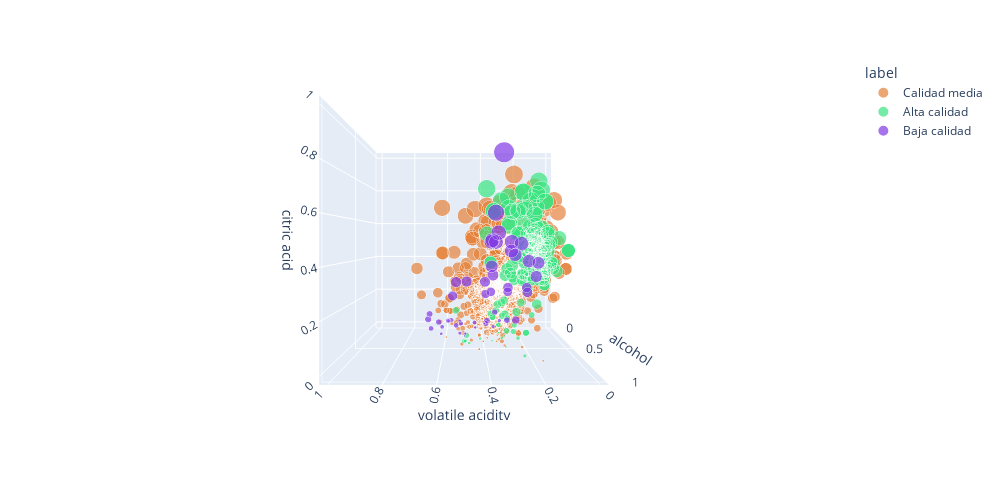

Source (notebook cell):
### Code cell
import plotly.express as px
 %reload_ext autoreload
%autoreload 2

fig = px.scatter_3d(normalized_data, x = "alcohol", y = "citric acid", z = "volatile acidity", color = "label", width = 1000, height = 500,
                    size = normalized_data["citric acid"].abs(), color_discrete_sequence=["#E58139", "#39E581", "#8139E5"])
camera = dict(
    up = dict(x = 1, y = 3.5, z = 0),
    eye = dict(x = 2, y = 0, z = 0)
)

fig.update_layout(scene_camera = camera)
fig.show()

### Figure 1 — Plotly figure (JSON) as saved in the notebook; plotly's stock layout.template omitted (floating-point values rounded to 4 significant figures; data arrays with more than 128 entries replaced by an {"elided": "..."} marker saying what was removed)
{"data": [{"hovertemplate": "label=Calidad media<br>alcohol=%{x}<br>citric acid=%{marker.size}<br>volatile acidity=%{z}<extra></extra>", "legendgroup": "Calidad media", "marker": {"color": "#E58139", "size": {"elided": "1319 float values"}, "sizemode": "area", "sizeref": 0.0025, "symbol": "circle"}, "mode": "markers", "name": "Calidad media", "scene": "scene", "showlegend": true, "type": "scatter3d", "x": {"elided": "1319 float values"}, "y": {"elided": "1319 float values"}, "z": {"elided": "1319 float values"}}, {"hovertemplate": "label=Alta calidad<br>alcohol=%{x}<br>citric acid=%{marker.size}<br>volatile acidity=%{z}<extra></extra>", "legendgroup": "Alta calidad", "marker": {"color": "#39E581", "size": {"elided": "217 float values"}, "sizemode": "area", "sizeref": 0.0025, "symbol": "circle"}, "mode": "markers", "name": "Alta calidad", "scene": "scene", "showlegend": true, "type": "scatter3d", "x": {"elided": "217 float values"}, "y": {"elided": "217 float values"}, "z": {"elided": "217 float values"}}, {"hovertemplate": "label=Baja calidad<br>alcohol=%{x}<br>citric acid=%{marker.size}<br>volatile acidity=%{z}<extra></extra>", "legendgroup": "Baja calidad", "marker": {"color": "#8139E5", "size": [0.08, 0.09, 0.3, 0.15, 0.26, 0.2, 0.04, 1.0, 0.02, 0.03, 0.03, 0.06, 0.36, 0.04, 0.0, 0.49, 0.66, 0.49, 0.49, 0.24, 0.27, 0.22, 0.01, 0.02, 0.0, 0.48, 0.04, 0.1, 0.24, 0.07, 0.42, 0.44, 0.24, 0.0, 0.02, 0.19, 0.5, 0.0, 0.03, 0.05, 0.37, 0.32, 0.0, 0.0, 0.0, 0.0, 0.4, 0.0, 0.0, 0.09, 0.27, 0.0, 0.0, 0.09, 0.0, 0.08, 0.05, 0.05, 0.03, 0.54, 0.06, 0.02, 0.2], "sizemode": "area", "sizeref": 0.0025, "symbol": "circle"}, "mode": "markers", "name": "Baja calidad", "scene": "scene", "showlegend": true, "type": "scatter3d", "x": [0.09231, 0.2154, 0.1385, 0.7231, 0.1231, 0.1077, 0.3231, 0.1538, 0.1231, 0.09231, 0.1077, 0.4615, 0.3077, 0.1538, 0.2154, 0.1846, 0.09231, 0.0, 0.1846, 0.2462, 0.2462, 0.4462, 0.4, 0.4, 0.3538, 0.1846, 0.2, 0.4308, 0.4615, 0.3846, 0.2308, 0.2308, 0.2462, 0.3846, 0.4, 0.1231, 0.3077, 0.4769, 0.4308, 0.1846, 0.1385, 0.4769, 0.1846, 0.5231, 0.4308, 0.1846, 0.5538, 0.2, 0.3846, 0.4154, 0.2154, 0.3077, 0.2154, 0.4, 0.2462, 0.4, 0.2, 0.2769, 0.2615, 0.2923, 0.3846, 0.2385, 0.1], "y": [0.08, 0.09, 0.3, 0.15, 0.26, 0.2, 0.04, 1.0, 0.02, 0.03, 0.03, 0.06, 0.36, 0.04, 0.0, 0.49, 0.66, 0.49, 0.49, 0.24, 0.27, 0.22, 0.01, 0.02, 0.0, 0.48, 0.04, 0.1, 0.24, 0.07, 0.42, 0.44, 0.24, 0.0, 0.02, 0.19, 0.5, 0.0, 0.03, 0.05, 0.37, 0.32, 0.0, 0.0, 0.0, 0.0, 0.4, 0.0, 0.0, 0.09, 0.27, 0.0, 0.0, 0.09, 0.0, 0.08, 0.05, 0.05, 0.03, 0.54, 0.06, 0.02, 0.2], "z": [0.3219, 0.6918, 0.3356, 0.274, 0.3801, 0.3459, 0.6164, 0.274, 0.3836, 0.2945, 0.524, 0.6644, 0.3527, 0.5856, 0.5137, 0.2329, 0.3151, 0.3356, 0.3219, 0.2603, 0.5445, 0.5582, 0.4966, 0.4932, 0.7295, 0.1781, 0.4418, 0.6815, 0.1849, 0.387, 0.2192, 0.2397, 0.1575, 0.2397, 0.6164, 0.3767, 0.3493, 0.3151, 0.5205, 0.5719, 0.07534, 0.1438, 0.4178, 0.3767, 0.6164, 0.4521, 0.1918, 0.4349, 1.0, 0.3836, 0.4863, 0.3356, 0.476, 0.2808, 0.4555, 0.6301, 0.589, 0.5171, 0.3425, 0.3151, 0.5411, 0.4384, 0.2466]}], "layout": {"height": 500, "legend": {"itemsizing": "constant", "title": {"text": "label"}, "tracegroupgap": 0}, "margin": {"t": 60}, "scene": {"camera": {"eye": {"x": 2, "y": 0, "z": 0}, "up": {"x": 1, "y": 3.5, "z": 0}}, "domain": {"x": [0, 1], "y": [0, 1]}, "xaxis": {"title": {"text": "alcohol"}}, "yaxis": {"title": {"text": "citric acid"}}, "zaxis": {"title": {"text": "volatile acidity"}}}, "width": 1000}}
